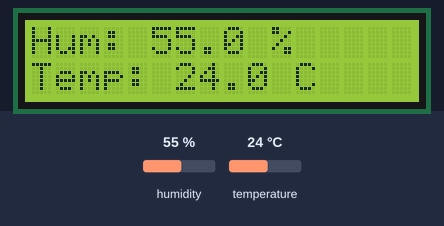
Bench run of a sketch on a simulated ESP8266 (NodeMCU). On the bench: 16×2 character LCD. Inputs (shaded band) come from the test bench; at power-on: humidity 55 %, temperature 24 °C.

Above: at 1.2 s.
1.3 s: humidity set to 22 %
At 3.0 s:
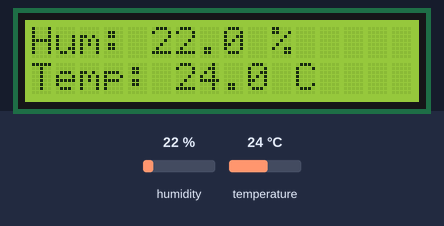
4.1 s: temperature set to 12 °C
At 4.7 s:
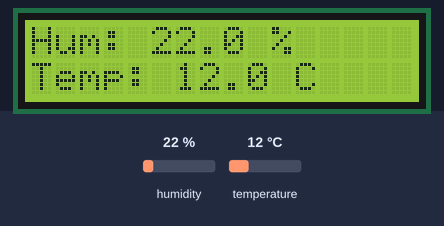
6.9 s: humidity set to 40 %
At 9.1 s:
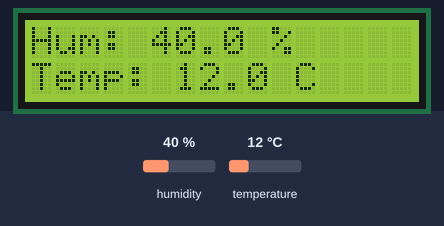
9.8 s: temperature set to 19 °C
At 10.7 s:
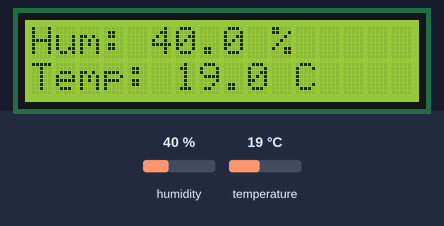
Timing chart, 0 to 12.8 s (numbered marks = the images above; inputs shaded):
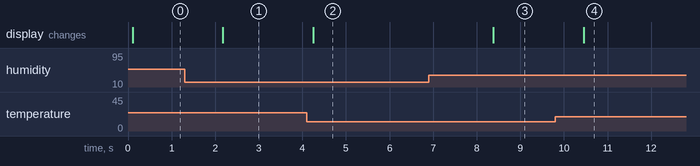

The sketch:

WS2-64102288.ino
```cpp
#include <Adafruit_Sensor.h>
#include <DHT.h>
#include <Wire.h>
#include <LiquidCrystal_I2C.h>

LiquidCrystal_I2C lcd(0x27,16,2);
float temperature;
float humidity;
DHT dht14(D4,DHT11);

void setup() {
  Serial.begin (9600);
  dht14.begin();
  lcd.begin();
}

void loop() {
  humidity = (dht14.readHumidity());
  temperature = (dht14.readTemperature());
  lcd.setCursor(0, 0);
  lcd.print("Hum: "+String(humidity,1)+" %");
  lcd.setCursor(0, 1);
  lcd.print("Temp: "+String(temperature,1)+" C");
  delay(1000);

}
```

Measured:
- after the input at 1.3 s, the display: changes after 0.88 s (image 1)
- after the input at 4.1 s, the display: changes after 0.15 s (image 2)
- after the input at 6.9 s, the display: changes after 1.5 s (image 3)
- after the input at 9.8 s, the display: changes after 0.65 s (image 4)
